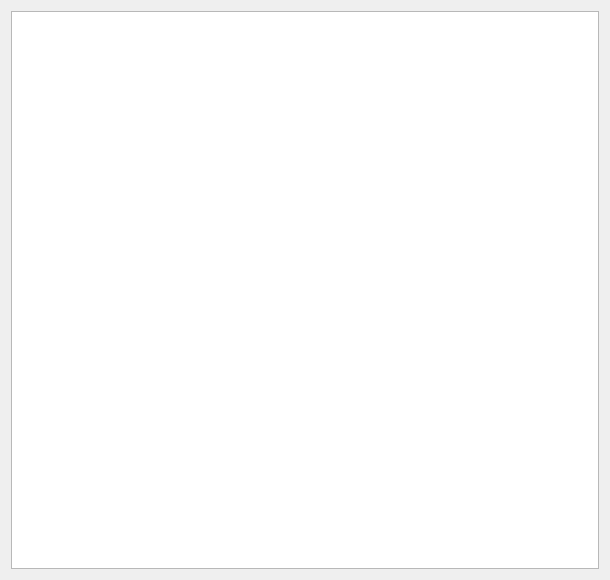
<?xml version="1.0" encoding="UTF-8"?>
<ui version="4.0">
 <class>Form</class>
 <widget class="QWidget" name="Form">
  <property name="geometry">
   <rect>
    <x>0</x>
    <y>0</y>
    <width>610</width>
    <height>580</height>
   </rect>
  </property>
  <property name="windowTitle">
   <string>Form</string>
  </property>
  <layout class="QVBoxLayout" name="verticalLayout">
   <item>
    <widget class="QTextBrowser" name="textBrowser"/>
   </item>
  </layout>
 </widget>
 <resources/>
 <connections/>
</ui>
